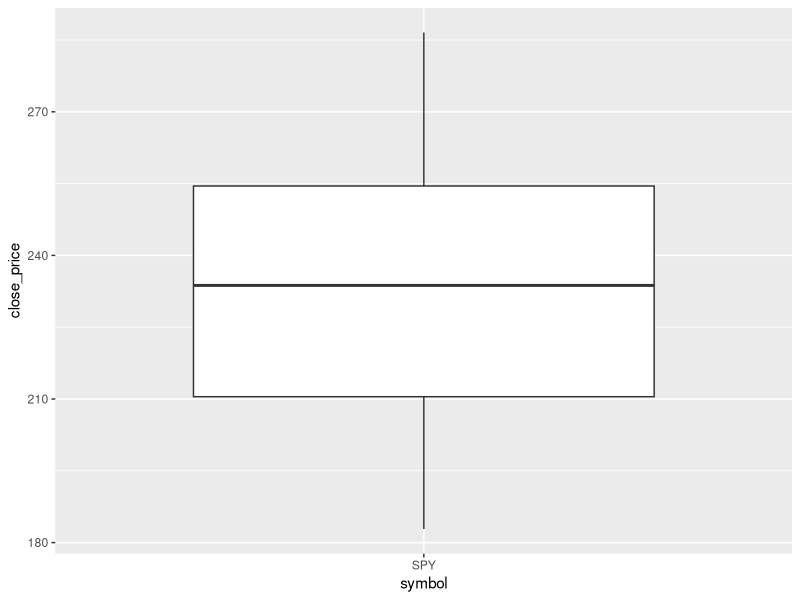
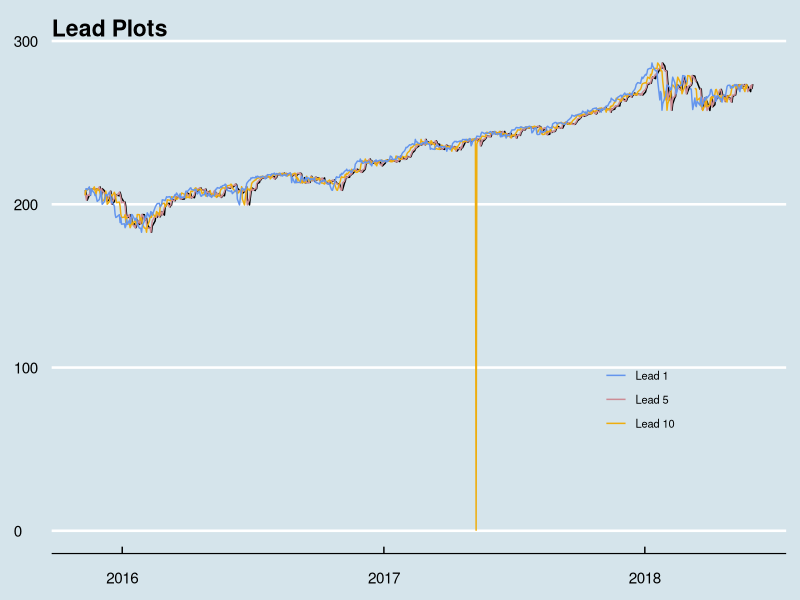
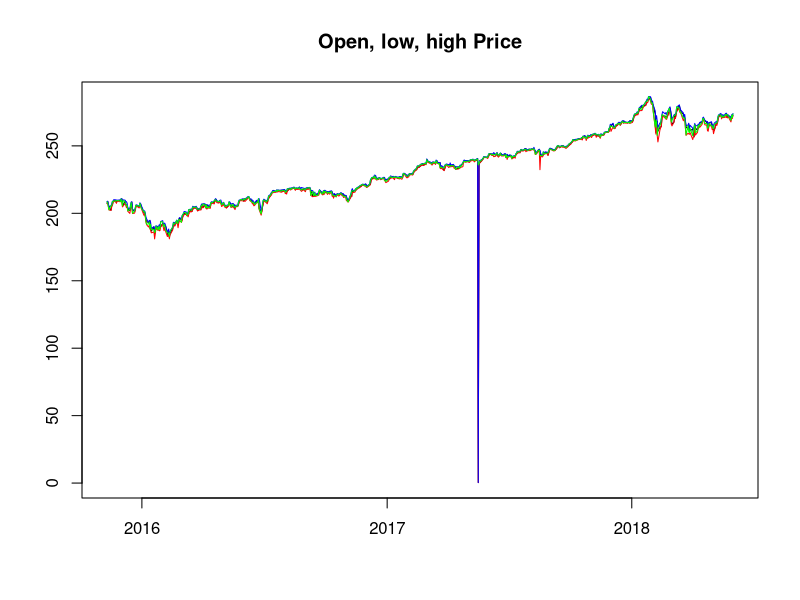
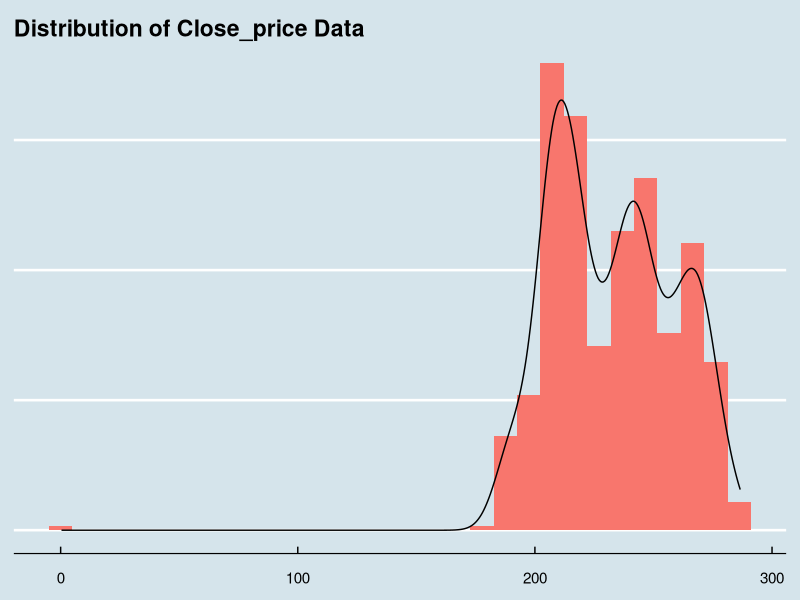
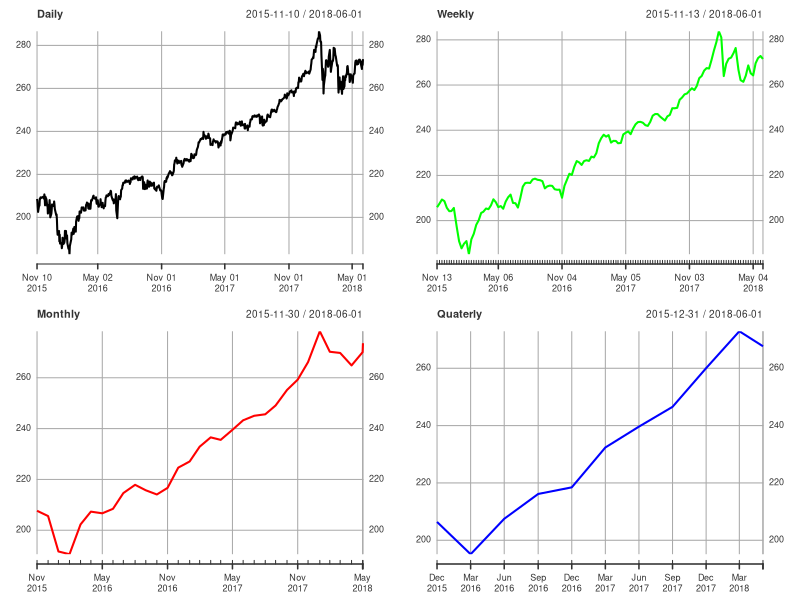
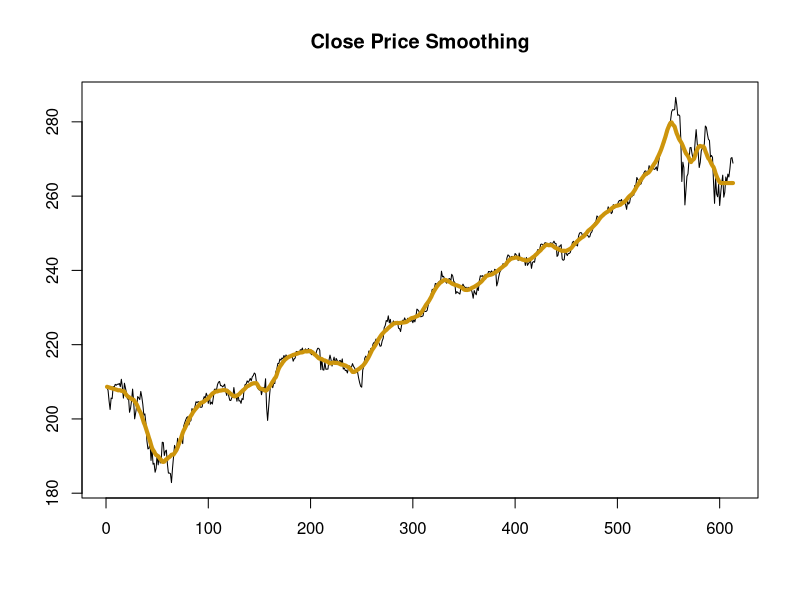
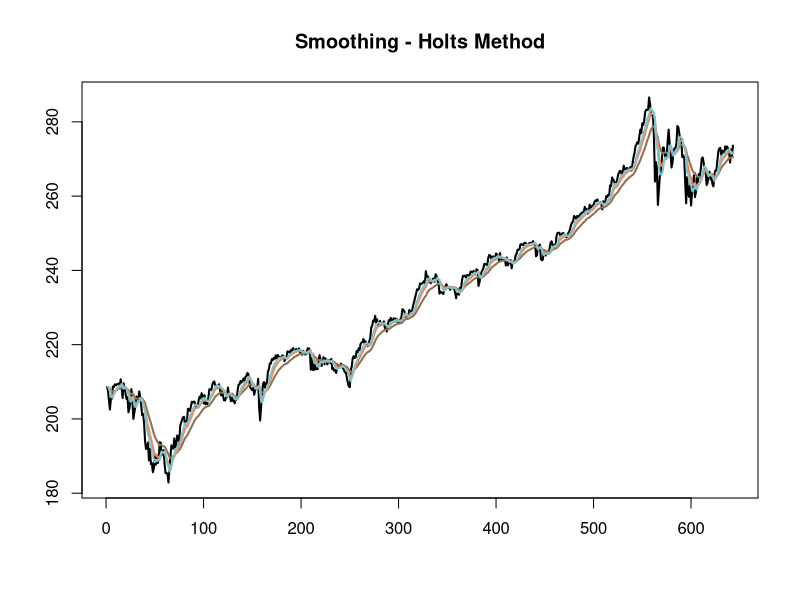
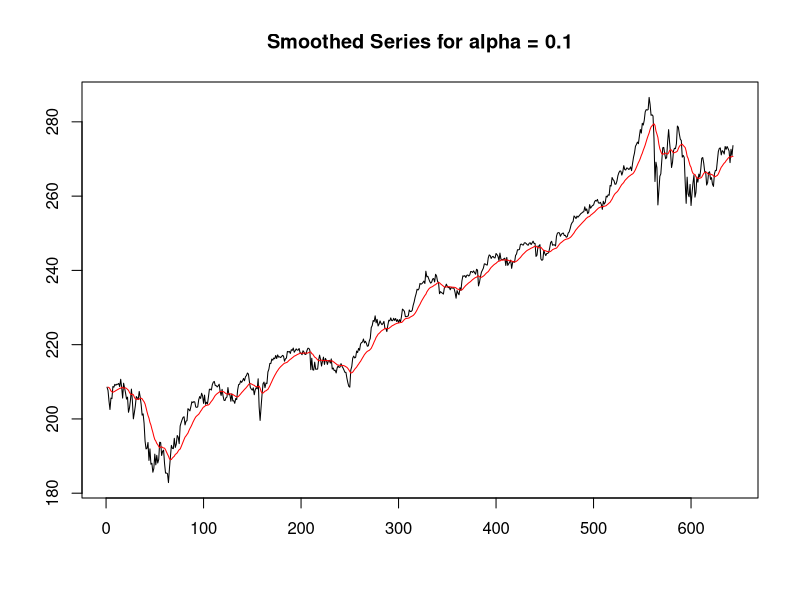

These figures' R source, in order:
## ---- chunk 1
knitr::opts_chunk$set(echo = TRUE)
## ---- chunk 2

library(tseries)
library(xts)
library(tidyverse)
library(reshape2)
library(forecast)
library(lubridate)
library(ggthemes)
## ---- chunk 3
sp_historical_data <- read.csv(file = "Data/historical_data.csv")
dim(sp_historical_data)
head(sp_historical_data)
str(sp_historical_data)
## ---- chunk 4
sp_historical_cleaned <-
  sp_historical_data[,-which(names(sp_historical_data) %in% c("symbol", "name", "class_type_of"))]
head(sp_historical_cleaned)

## ---- chunk 5

sapply(
  sp_historical_cleaned,
  FUN = function(x)
    sum(is.na(x))
)
## ---- chunk 6
head(sp_historical_cleaned)
## ---- chunk 7
ggplot(data = sp_historical_data,aes(x = symbol,y = close_price)) + geom_boxplot()
## ---- chunk 8
sp_historical_cleaned$date_txn <-
  mdy(sp_historical_cleaned$date_txn) #%>%  head()
## ---- chunk 9
sum(duplicated(x = sp_historical_data$date_txn))
## ---- chunk 10
# sp_historical_cleaned[which.min(x = sp_historical_cleaned$open), ]
# sp_historical_cleaned[which.min(x = sp_historical_cleaned$low), ]
# sp_historical_cleaned[which.min(x = sp_historical_cleaned$high), ]
# sp_historical_cleaned[which.min(x = sp_historical_cleaned$close_price), ]
# sp_historical_cleaned[which.min(x = sp_historical_cleaned$lead_1), ]
# sp_historical_cleaned[which.min(x = sp_historical_cleaned$lead_5), ]
# sp_historical_cleaned[which.min(x = sp_historical_cleaned$lead_10), ]
sapply(sp_historical_cleaned[,-1], function(x) which.min(x))


## ---- chunk 11
ggplot(data = sp_historical_cleaned) + geom_line(aes(x = date_txn,y = close_price)) +
  geom_line(aes(x = date_txn,y = lead_1, col = "chartresue1")) + #+ +
  geom_line(aes(date_txn,lead_5,col = "red")) + # 
  geom_line(aes(date_txn,lead_10, col = "blue")) +
  labs(title = "Lead Plots") +
  scale_color_manual(labels = c("Lead 1","Lead 5","Lead 10"), values = c("cornflowerblue","lightpink3", "darkgoldenrod2")) +
  theme_economist() +
  theme(legend.position = c(0.8, 0.3),
        legend.background = element_blank(),
        axis.title.x = element_blank(),
        axis.title.y = element_blank(),
        legend.text = element_text(size= 8),
        legend.title = element_blank())
## ---- chunk 12
plot(sp_historical_cleaned$date_txn,
     y = sp_historical_cleaned$open, ylab = "", xlab = "", main = "Open, low, high Price",
     type = "l")
lines(
  sp_historical_cleaned$date_txn,
  y = sp_historical_cleaned$low,
  type = "l",
  col = "red"
)
lines(
  sp_historical_cleaned$date_txn,
  y = sp_historical_cleaned$high,
  type = "l",
  col = "blue"
)
lines(
  sp_historical_cleaned$date_txn,
  y = sp_historical_cleaned$close_price,
  type = "l",
  col = "green"
)

## ---- chunk 13
ggplot(data = sp_historical_cleaned, aes(close_price)) + 
  geom_histogram(aes(x = open, y = ..density.., fill = "red", alpha = 0.5),show.legend = FALSE) +
  geom_density(aes(y = ..density..,alpha = 0.1),show.legend = FALSE) +
  labs(title = "Distribution of Close_price Data") +
  theme_economist() +
  theme(axis.title.x = element_blank(),
        axis.title.y = element_blank(),
        legend.position = "none" ,
        axis.text.y = element_blank()
        )
## ---- chunk 14
sp_historical_ts <-  xts(x = sp_historical_cleaned[, -1], order.by = sp_historical_cleaned[, 1]) 
## ---- chunk 15
par(mfrow = c(2,2))

# Daily close price
plot(apply.daily(x = sp_historical_ts$close_price, FUN = mean), main = "Daily", cex = 0.4)

# Weekly close price ----
plot(
  apply.weekly(x = sp_historical_ts$close_price, FUN = mean),
  type = "l", cex = 0.4,
  col = "green",
  main = "Weekly"
)

# monthly close price ----
plot(
  apply.monthly(x = sp_historical_ts$close_price, FUN = mean),
  col = "red",cex = 0.4,
  main = "Monthly"
)

# quaterly close price ----
plot(
  apply.quarterly(x = sp_historical_ts$close_price, FUN = mean),
  col = "blue", cex = 0.4,
  main = "Quaterly"
)


## ---- chunk 16
test_rows <- 30  # one month data used for validation
training_rows <-
  nrow(sp_historical_cleaned) - test_rows  # training dataset has 600 rows

# training dataset ----
sp_train <- sp_historical_cleaned[1:training_rows, ] #

# test dataset ----
sp_test <-
  sp_historical_cleaned[(training_rows + 1):(training_rows + test_rows), ]
tail(sp_train)
head(sp_test)
dim(sp_train)
dim(sp_test)
## ---- chunk 17
w <- 9


smoothed_moving_avg <-
  stats::filter(
    x = sp_train$close_price,
    filter = rep(x = (1 / (2 * w + 1)), (2 * w + 1)),
    sides = 2,
    method = "convolution"
  )

## ---- chunk 18
head(smoothed_moving_avg,n = 20)
## ---- chunk 19
lead_nas <- smoothed_moving_avg[w + 2] - smoothed_moving_avg[w + 1]

trail_nas <-
  smoothed_moving_avg[training_rows - w - 2] - smoothed_moving_avg[training_rows - w - 1]
lead_nas
trail_nas
## ---- chunk 20
for (i in seq(w, 1, -1)) {
  smoothed_moving_avg[i] <- smoothed_moving_avg[i + 1] - lead_nas #[i]
}

smoothed_moving_avg %>% head(n = 20)
## ---- chunk 21
for (i in (training_rows - w - 1):(training_rows)) {
  smoothed_moving_avg[i] <-
    smoothed_moving_avg[i - 1] + trail_nas #[(i - (training_rows - w - 1 ))]
}

smoothed_moving_avg %>% tail(n = 20)
## ---- chunk 22

par(mfrow = c(1,1))

plot(
  x = sp_train$close_price,
  type = "l",
  col = "black",
  lwd = 1, ylab =  "", xlab = "", main = "Close Price Smoothing"
)


lines(smoothed_moving_avg, col = "darkgoldenrod3", lwd = 4)

## ---- chunk 23
alpha = seq(from = 0.09, to = 0.3, by = 0.1)
plot(
  x = sp_historical_cleaned$close_price,
  type = "l", ylab = "", xlab = "", main = "Smoothing - Holts Method",
  col = "black",
  lwd = 2
)
ln_colrs = c(
  "burlywood4",
  "coral",
  "cadetblue3",
  "chartreuse2",
  "chocolate4",
  "aquamarine",
  "black"
)


for (i in 1:length(alpha)) {
  smoothing_holts <-
    HoltWinters(
      x = sp_historical_cleaned$close_price,
      alpha = alpha[i],
      beta = FALSE,
      gamma = FALSE
    )
  lines(
    smoothing_holts$fitted[, 1],
    type = "l",
    col = ln_colrs[i],
    lwd = 2
  )
  
}
## ---- chunk 24
smoothing_holts <-
  HoltWinters(
    x = sp_historical_cleaned$close_price,
    alpha = 0.1,
    beta = FALSE,
    gamma = FALSE
  )
## ---- chunk 25
plot(sp_historical_cleaned$close_price, type = "l", main = "Smoothed Series for alpha = 0.1", ylab = "", xlab = "")
lines(smoothing_holts$fitted[, 1], type = "l", col = "red")
## ---- chunk 26
smoothed_df <-
  cbind(index(sp_train), as.data.frame(smoothed_moving_avg))
names(smoothed_df) <- c("months_smoothed", "smoothed_close_price")

head(smoothed_df)
## ---- chunk 27
plot(sp_historical_cleaned$close_price,
     lwd = 1,
     type = "l",
     ylab = "",
     xlab = "",
     main = "SPY Close Price"
     )
lines(smoothed_df$smoothed_close_price,
      col = "coral3",
      lwd = 2)
# using the linear model fit

fit.close_price <-
  lm(
    formula = smoothed_close_price ~ cos(0.05 * months_smoothed) * poly(months_smoothed, 1)
    + sin(0.05 * months_smoothed) * poly(months_smoothed, 1),
    #+ months_smoothed,
    data = smoothed_df
  )

# summary of close
summary(fit.close_price)

lines(
  fit.close_price$fitted.values,
  type = "l",
  col = "darkorchid2",
  lwd = 3
)

legend(x = 1,y = 280, legend = c("Original","Smoothed","Modelled"), 
       ncol = 1,fill = c("black","coral3","darkorchid2"), cex = 0.55, box.lty = 0, 
       text.font = 1,horiz = FALSE,inset = 0.02,bg = NULL)
## ---- chunk 28
resi_close_price <-
  sp_train$close_price - fit.close_price$fitted.values
## ---- chunk 29
adf.test(x = resi_close_price, alternative = "stationary")
kpss.test(x = resi_close_price)

# Comments: resi_close_price is Stationary
## ---- chunk 30
acf(x = resi_close_price) # AR =0  There is no auto regressive component
pacf(x = resi_close_price) # MA = 0 , there is no moving average noise component
# AR = 0 and MA = 0

Arima(y = resi_close_price)
## ---- chunk 31
Box.test(x = resi_close_price, type = "Ljung-Box")
## ---- chunk 32
qqplot(x = smoothed_df$months_smoothed , y = resi_close_price)
## ---- chunk 33
hist(resi_close_price, main = "Residual Series")
## ---- chunk 34
plot(
  x = resi_close_price,
  type = "l",
  main = "Residual Time series",
  ylab = "",
  xlab = ""
)
## ---- chunk 35
test_months <-
  as.data.frame((training_rows + 1):(training_rows + test_rows))
names(test_months) <- "months_smoothed"
head(test_months)

pred_close_price_train <-
  predict(object = fit.close_price, newdata = test_months)
## ---- chunk 36
MAPE_close_price <-
  accuracy(pred_close_price_train, sp_test$close_price)[5]
MAPE_close_price
## ---- chunk 37
sp_historical_cleaned$predicted_close_price <-
  c(fit.close_price$fitted.values, pred_close_price_train)

library(ggthemes)
## ---- chunk 38
ggplot(data = sp_historical_cleaned, aes(x = date_txn, y = close_price)) + geom_line() +
  geom_line(aes(x = date_txn, y = predicted_close_price, col = "green")) +
  geom_vline(
    xintercept = sp_historical_cleaned$date_txn[training_rows],
    show.legend = FALSE,
    linetype = "dashed"
  )  +
  labs(title = "Actual and Predicted Close Price - Error: 1.026") +
  scale_color_manual(labels = c("predicted"), values = c("blue")) +
  theme_economist() +
  theme(
    legend.position = c(0.5, 0.9),
    legend.title = element_blank(),
    legend.background = element_blank(),
    axis.title.x = element_blank(),
    axis.title.y = element_blank(),
    plot.title = element_text(size = 11)
  )
## ---- chunk 39
fit.autoarima.close_price <-
  auto.arima(sp_train$close_price,
             allowdrift = F,
             approximation = T)


summary(fit.autoarima.close_price)

close_price_autoarima_fitted <-  fit.autoarima.close_price$fitted
## ---- chunk 40
close_price_autoarima_fitted_test <-
  predict(fit.autoarima.close_price , n.ahead = 30)


plot(sp_historical_cleaned$close_price,
     type = "l", main = "SPy Close Price", ylab = "",xlab = "",
     lwd = 2)


lines(close_price_autoarima_fitted,
      type = "l",
      col = "red")
## ---- chunk 41
MAPE_close_price_arima <-
  accuracy(
    close_price_autoarima_fitted_test$pred,
    sp_test$close_price
  ) [5]
MAPE_close_price_arima
## ---- chunk 42
sp_historical_cleaned$arima_close_price <-
  c(close_price_autoarima_fitted,
    close_price_autoarima_fitted_test$pred)
## ---- chunk 43
ggplot(data = sp_historical_cleaned, aes(x = date_txn, y = close_price)) + geom_line() +
  geom_line(aes(x = date_txn, y = arima_close_price, col = "green")) +
  geom_vline(
    xintercept = sp_historical_cleaned$date_txn[training_rows],
    show.legend = FALSE,
    linetype = "dashed"
  )  +
  labs(title = "Actual and Predicted Close Price - ARIMA Error - 1.079") +
  scale_color_manual(labels = c("predicted"), values = c("blue")) +
  theme_economist() +
  theme(
    legend.position = c(0.5, 0.9),
    legend.title = element_blank(),
    legend.background = element_blank(),
    axis.title.x = element_blank(),
    axis.title.y = element_blank(),
    plot.title = element_text(size = 10)
  )
